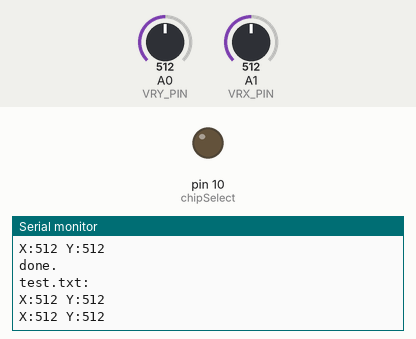
Simulated run of this sketch. Board: Arduino Uno, built with avr-gcc and run on an emulated ATmega328P. Shown: output pins drawn as LEDs (lit = HIGH), the last lines printed to the serial monitor. The test bench sets the inputs (shaded band); at power-on: A0 (VRY_PIN) = 512, A1 (VRX_PIN) = 512. Storage starts empty.

Above: at 1.2 s.
1.3 s: A0 (VRY_PIN) set to 982
At 1.38 s:
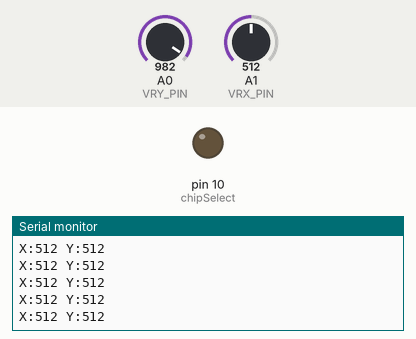
2.8 s: A0 (VRY_PIN) set to 1012
At 2.82 s:
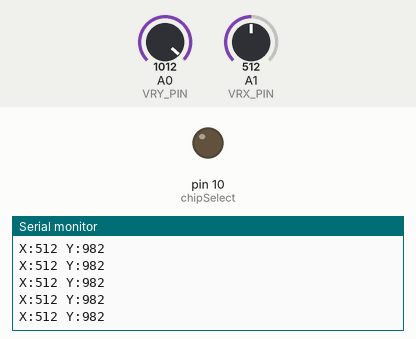
4.3 s: A1 (VRX_PIN) set to 111
At 4.62 s:
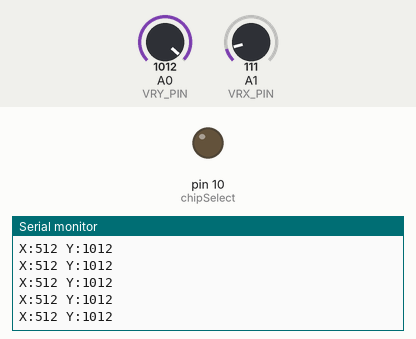
5.8 s: A1 (VRX_PIN) set to 90
At 5.88 s:
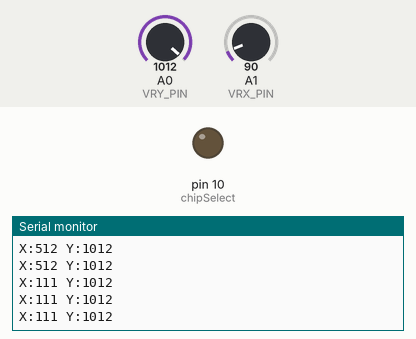
Timing chart, 0 to 8.8 s (numbered marks = the images above; inputs shaded):
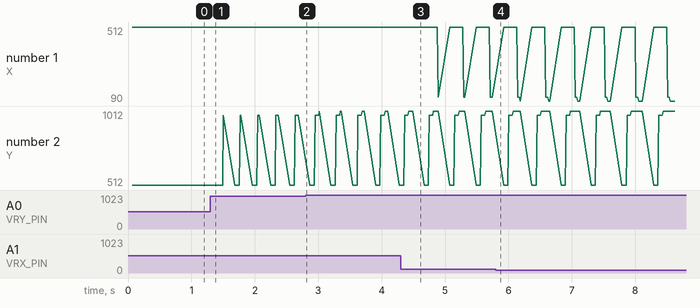

The sketch:

sketch_feb3a-UsingSDcardModule.ino
```cpp
#include <SPI.h>
#include <SD.h>

const int chipSelect = 10;
File myFile;

#define VRX_PIN  A1
#define VRY_PIN  A0

int xValue = 0;
int yValue = 0;

void setup() {

  Serial.begin(9600);
  while (!Serial);

  pinMode(chipSelect, OUTPUT);

  Serial.print("Initializing SD card...");

  if (!SD.begin(chipSelect)) {
    Serial.println("initialization failed. Things to check:");
    Serial.println("1. is a card inserted?");
    Serial.println("2. is your wiring correct?");
    Serial.println("3. did you change the chipSelect pin to match your shield or module?");
    Serial.println("Note: press reset button on the board and reopen this Serial Monitor after fixing your issue!");
    while (true);
  }

  Serial.println("initialization done.");


}

void loop() {


  myFile = SD.open("test.txt", FILE_WRITE);

    // if the file opened okay, write to it:
  if (myFile) {
    //Joystick stuff here
    xValue = analogRead(VRX_PIN);
    yValue = analogRead(VRY_PIN);

    myFile.print("X:");
    myFile.print(xValue);
    myFile.print(" Y:");
    myFile.println(yValue);

    // close the file:
    myFile.close();
    Serial.println("done.");

  } else {
    // if the file didn't open, print an error:
    Serial.println("error opening test.txt");
  }

  //Read it now
  myFile = SD.open("test.txt");
  if (myFile) {
    Serial.println("test.txt:");

    // read from the file until there's nothing else in it:
    while (myFile.available()) {
      Serial.write(myFile.read());
    }
    // close the file:
    myFile.close();
  } else {
    // if the file didn't open, print an error:
    Serial.println("error opening test.txt");
  }
  delay(200);
}
```

Measured:
- plotted number 1: 512 → 111 after the input at 4.3 s, 111 → 90 after the input at 5.8 s
- plotted number 2: 512 → 982 after the input at 1.3 s
